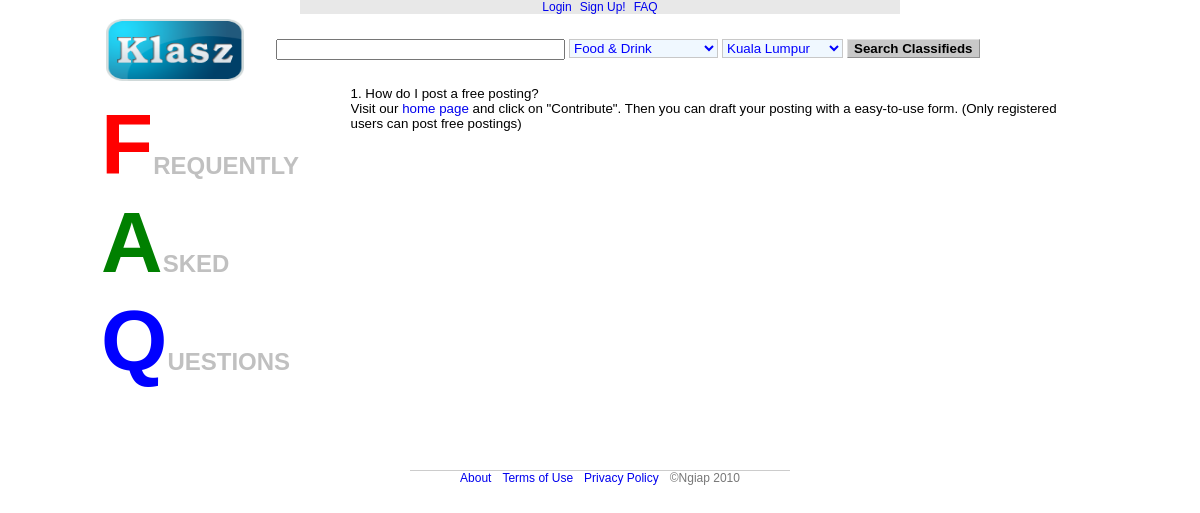
The app's page /faq.php with its own data.
### tables this page shows
create table if not exists k_faq (
id smallint auto_increment primary key,
question varchar(100) not null,
answer varchar(255) not null,
dorder smallint not null default 1
);

### mod/global.inc.php (called while the page is built, shortened)
<?php
$g_category_map = array(
						'180' => array('Food & Drink', 'k_ft_180'),
						'90' => array('Car & Vehicle', 'k_ft_090'),
						'240' => array('Housing & Apartment', 'k_ft_240'),
						'300' => array('Job', 'k_ft_300'),
						'360' => array('Land & Factory', 'k_ft_360'),
						'480' => array('Product & Service', 'k_ft_480'),
						'540' => array('Recreation & Travel', 'k_ft_540'),
						'570' => array('Shop & Office', 'k_ft_570'),
						ANY_CATEGORY => array('-- Any --', 'k_ft_999')
						);
$g_state_map = array(
					'MY-14' => 'Kuala Lumpur',
					'MY-01' => 'Johor',
					'MY-02' => 'Kedah',
					'MY-03' => 'Kelantan',
					'MY-04' => 'Melaka',
					'MY-05' => 'Negeri Sembilan',
					'MY-06' => 'Pahang',
					'MY-07' => 'Pulau Pinang',
					'MY-08' => 'Perak',
					'MY-09' => 'Perlis',
					'MY-10' => 'Selangor',
					'MY-11' => 'Terengganu',
					'MY-12' => 'Sabah',
					'MY-13' => 'Sarawak',
					'MY-15' => 'Labuan',
					'MY-16' => 'Putrajaya',
					ANY_STATE => '-- Any --'
					);
?>

### mod/collab.inc.php (called while the page is built, shortened)
<?php
require_once('mod/global.inc.php');
require_once('mod/Faq.class.php');
function faq_get() {
	$q = 'select * from k_faq order by dorder';
	$mysqli = k_get_mysqli();
	$faqs = array();
	if ($result = $mysqli->query($q)) {
		$row = $result->fetch_assoc();
		$faqs[] = new Faq($row['question'], $row['answer'], $row['dorder']);
	}
	return $faqs;
}
?>

### mod/Faq.class.php (called while the page is built, shortened)
<?php
class Faq {
	function __construct($q, $a, $dorder=1) {
		$this->q = $q;
		$this->a = $a;
	}
}
?>

### faq.php (the view)
<?php session_start();
require_once('inc/view.inc.php');
show_header('Klasz - Frquently Asked Questions');
echo <<<leftbox
<style type="text/css">
//span { border: 1px solid #000; }
</style>
<div id="left-box" style="width:24%;color:#C0C0C0;font-size:18pt;font-weight:bold;margin-top:10px;">
<div><span style="color:red;font-size:64pt;">F</span>REQUENTLY</div>
<div><span style="color:green;font-size:64pt;">A</span>SKED</div>
<div><span style="color:blue;font-size:64pt;">Q</span>UESTIONS</div>
</div>
leftbox;
echo '<div id="middle-box" style="width:74%">';
require_once('mod/collab.inc.php');
$faqs = faq_get();
$i = 1;
foreach ($faqs as $faq) {
	echo '<div id="q'.$i.'" class="faq-q">'.$i.'. '.$faq->q.'</div>';
	echo '<div id="a'.$i.'" class="faq-a">'.$faq->a.'</div>';
	$i++;
}
echo '</div>';
show_footer();
?>

### inc/view.inc.php (shortened to what this page needs)
<?php
function show_header($page_title, $extra='') {
	echo '<!DOCTYPE html PUBLIC "-//W3C//DTD XHTML 1.0 Transitional//EN" "http://www.w3.org/TR/xhtml1/DTD/xhtml1-transitional.dtd">
	<html xmlns="http://www.w3.org/1999/xhtml" xml:lang="en" lang="en" dir="ltr"><head>';
	echo '<link rel="stylesheet" type="text/css" href="css/k.css" media="screen" />';
	echo '</head><body><div id="mother">';
	include_once('inc/topnav.php');
	include_once('inc/search_box.php');
}
function show_footer() {
	include_once('inc/footer.php');
	echo '</div> </body></html>';
}
function logged_in() {
	return !empty($_SESSION['userid'])?$_SESSION['userid']:0;
}
?>

### inc/topnav.php
<div id="top-nav">
<?php
require_once('inc/view.inc.php');
	if (logged_in()) {
		echo '<span class="nav-item">Welcome '.$_SESSION['userdn'].'</span>';
		echo '<span class="nav-item"><a href="account.php">Account</a></span>';
		echo '<span class="nav-item"><a href="logout.php">Logout</a></span>';
	} else {
		echo '<span class="nav-item"><a href="login.php">Login</a></span>';
		echo '<span class="nav-item"><a href="signup.php">Sign Up!</a></span>';
	}
	echo '<span class="nav-item"><a href="faq.php">FAQ</a></span>';
?>
</div>

### inc/search_box.php (shortened to what this page needs)
<?php
require_once('mod/global.inc.php');
global $g_state_map;
global $g_category_map;
$q = isset($_GET['q'])?$_GET['q']:(isset($_SESSION['q'])?$_SESSION['q']:'');
$s = isset($_GET['s'])?$_GET['s']:(isset($_SESSION['s'])?$_SESSION['s']:'');
$c = isset($_GET['c'])?$_GET['c']:(isset($_SESSION['c'])?$_SESSION['c']:'');
echo <<<one
<div id="search-box">
	<div style="float:left;"><a href="home.php"><img class="logo" src="img/logo.png"></a></div>
	<form style="margin-left:30px;float:left;width:800px;" name="search_form" method="get" action="search.php">
		<div style="float:left;margin: 20px 2px 0px 2px;">
			<div><input type="text" name="q" id="q" size="33" value="$q"/></div>
			<div id="terms" class="suggestion">
				access<br/>banana<br/>cinema<br/>dirty<br/>
			</div>
		</div>
		<div style="float:left;margin: 20px 2px 0px 2px;">
				<select name="c" id="c">
one;
					foreach ($g_category_map as $key=>$value) {
						if ($c == $key) {
							echo '<option value="'.$key.'" selected="selected">'.htmlspecialchars($value[0]).'</option>';
						} else {
							echo '<option value="'.$key.'">'.htmlspecialchars($value[0]).'</option>';
						}
					}
echo <<<two
				</select>
		</div>
		<div style="float:left;margin: 20px 2px 0px 2px;">
				<select name="s" id="s">
two;
					foreach ($g_state_map as $key=>$value) {
						if ($s===$key) {
							echo '<option value="'.$key.'" selected="selected">'.$value.'</option>';
						} else {
							echo '<option value="'.$key.'">'.$value.'</option>';
						}
					}
echo <<<three
				</select>
		</div>
		<div style="float:left;margin: 20px 2px 0px 2px;">
			<input class="button" style="font-weight:bold;" type="submit" value="Search Classifieds" />
		</div>
	</form>
	<div class="clear"></div>
</div>
three;
?>

### inc/footer.php
<?php
echo <<<foot
<div class="clear"></div>
<div id="footer">
 	<span class="nav-item"><a href="about.php">About</a></span>
	<span class="nav-item"><a href="tou.php">Terms of Use</a></span>
	<span class="nav-item"><a href="privacy.php">Privacy Policy</a></span>
	<span class="nav-item" style="color:#787878;">&copy;Ngiap 2010</span>
 </div>
foot;
?>

### css/k.css (style rules this page uses)
body { margin-top: 0; margin-bottom: 0; }
a { text-decoration:none; }
img { border: none; }
img.logo { height: 62px; width: 138px; }
#mother { font: 10pt Arial,"Segoe UI","Lucida Grande"; width: 998px; margin: 0 auto; }
#top-nav { width: 600px; text-align: center; margin: 0 auto; background-color: #E8E8E8; }
.nav-item { margin-left: 4px; margin-right: 4px; font-size: 9pt; }
#search-box { margin : 0; padding: 5px; }
#left-box { overflow: hidden; float: left; margin-left: 0; margin-right: 0; }
#middle-box { overflow: hidden; float: left; margin-left: 10px; margin-right: 0; }
#footer { font-size: 8pt; border-top: 1px solid #CCCCCC; width: 380px; margin: 80px auto 0 auto; text-align: center; }
.button { background-color: #C8C8C8; margin-right: 5px; border-width: 1px; border-style: solid; border-top-color: #E0E0E0; border-left-color: #E0E0E0; border-bottom-color: #909090; border-right-color: #909090; }
input, textarea, select { font: 10pt Arial, "Segoe UI","Lucida Grande"; }
#search-box select { background-color: #F0F8FF; color: blue; border: 1px solid #C8C8C8; }

### records on screen
k_faq: question "How do I post a free posting?", answer "Visit our home page and click on \"Contribute\". Then you can draft your posting with a easy-to-use form. (Only registered users can post free postings)"

### other values on screen
form field c "Food & Drink"
form field s "Kuala Lumpur"
